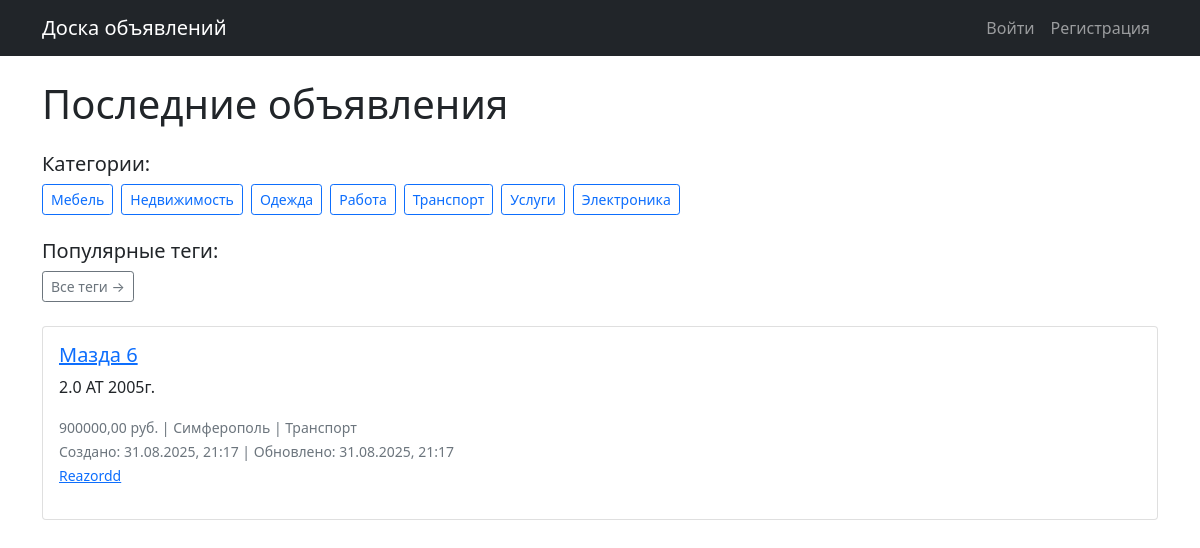
The page / on the database its author committed.
### ads/models.py (models this page shows, shortened)
class Category(models.Model):
    name = models.CharField(max_length=100, verbose_name="Название категории")
    slug = models.SlugField(max_length=100, unique=True, verbose_name="URL-адрес категории")
    description = models.TextField(blank=True, verbose_name="Описание категории")
    class Meta:
        verbose_name = "Категория"
        verbose_name_plural = "Категории"
        ordering = ['name']
    def __str__(self):
        return self.name

class Advertisement(models.Model):
    title = models.CharField(max_length=200)
    slug = models.SlugField(max_length=200, unique=True, blank=True)
    description = models.TextField()
    price = models.DecimalField(max_digits=10, decimal_places=2)
    city = models.ForeignKey(City, on_delete=models.CASCADE)
    category = models.ForeignKey(Category, on_delete=models.CASCADE, verbose_name="Категория")
    tags = models.ManyToManyField(Tag, blank=True, verbose_name="Теги")
    author = models.ForeignKey(User, on_delete=models.CASCADE)
    cover = models.ImageField(upload_to='covers/%Y/%m/%d/', blank=True, null=True)
    created_at = models.DateTimeField(auto_now_add=True)
    updated_at = models.DateTimeField(auto_now=True)  # Добавляем auto_now=True

class City(models.Model):
    name = models.CharField(max_length=100, unique=True, verbose_name="Название города")
    slug = models.SlugField(max_length=100, unique=True, verbose_name="URL-адрес города")  # Убираем blank=True, null=True
    created_at = models.DateTimeField(auto_now_add=True)
    class Meta:
        verbose_name = "Город"
        verbose_name_plural = "Города"
        ordering = ['name']
    def __str__(self):
        return self.name

### ads/views.py (the view)
# urls.py: path('', views.AdvertisementListView.as_view(), name='home'),
class AdvertisementListView(ListView):
    model = Advertisement
    template_name = 'ads/home.html'
    context_object_name = 'advertisements'
    ordering = ['-created_at']
    paginate_by = 10
    def get_context_data(self, **kwargs):
        context = super().get_context_data(**kwargs)
        context['categories'] = Category.objects.all()
        context['tags'] = Tag.objects.all()[:10]
        context['cities'] = City.objects.all()[:10]
        return context

### ads/templates/ads/home.html (shortened to what this page needs)
{% extends 'ads/base.html' %}
{% block content %}
    <h1 class="mb-4">Последние объявления</h1>
    <div class="mb-4">
        <h5>Категории:</h5>
        <div class="d-flex flex-wrap gap-2">
            {% for category in categories %}
                {% if category.slug %}
                    <a href="{% url 'category_ads' category.slug %}" class="btn btn-outline-primary btn-sm">
                        {{ category.name }}
                    </a>
                {% endif %}
            {% endfor %}
        </div>
    </div>
    <div class="mb-4">
        <h5>Популярные теги:</h5>
        <div class="d-flex flex-wrap gap-2">
            <a href="{% url 'tag_list' %}" class="btn btn-outline-secondary btn-sm">Все теги →</a>
        </div>
    </div>
    {% for advertisement in advertisements %}
        <div class="card mb-3">
            <div class="card-body">
                <h5 class="card-title">
                    <a href="{% url 'advertisement_detail' advertisement.slug %}">{{ advertisement.title }}</a>
                </h5>
                <p class="card-text">{{ advertisement.description|truncatechars:200 }}</p>
                <p class="card-text">
                    <small class="text-muted">
                        {{ advertisement.price }} руб. | {{ advertisement.city }} |
                        {{ advertisement.category }}<br>
                        Создано: <time datetime="{{ advertisement.created_at|date:'c' }}">{{ advertisement.created_at|date:"d.m.Y H:i" }}</time> |
                        Обновлено: <time datetime="{{ advertisement.updated_at|date:'c' }}">{{ advertisement.updated_at|date:"d.m.Y H:i" }}</time><br>
                        <a href="{% url 'profile' advertisement.author.username %}">{{ advertisement.author.username }}</a>
                    </small>
                </p>
            </div>
        </div>
    {% empty %}
        <p>Объявлений пока нет.</p>
    {% endfor %}
{% endblock %}

### rows shown on the page
Category: name "Мебель"
Category: name "Недвижимость"
Category: name "Одежда"
Category: name "Работа"
Category: name "Транспорт"
Category: name "Услуги"
Category: name "Электроника"
Advertisement: title "Мазда 6", description "2.0 АТ 2005г.", price "900000,00", city "Симферополь", category "Транспорт", author.username "Reazordd"
